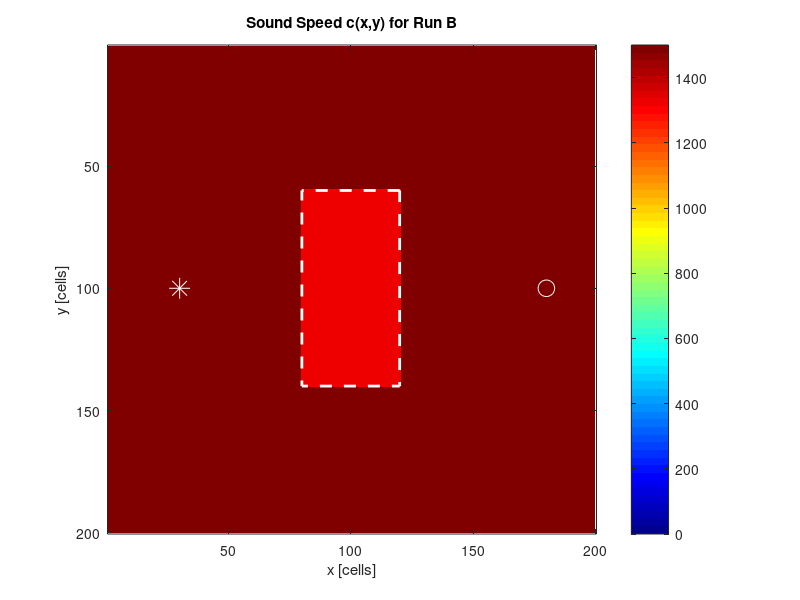
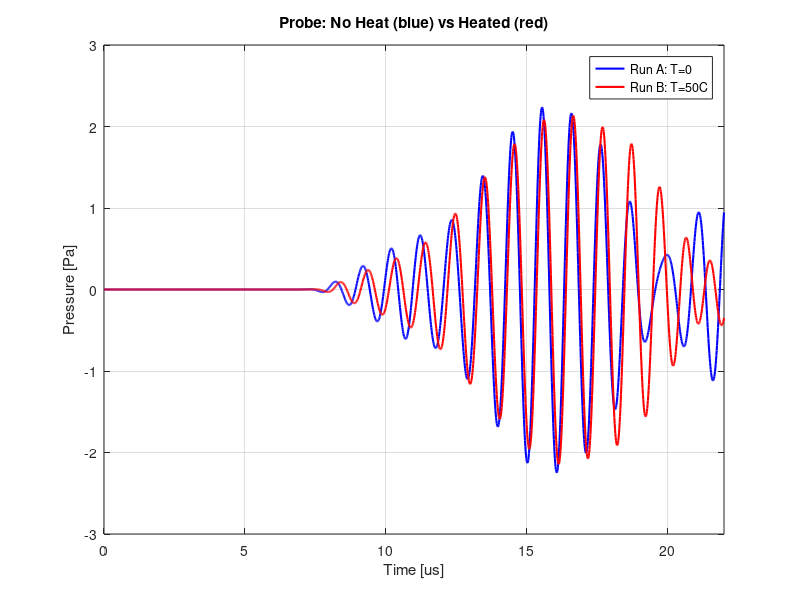
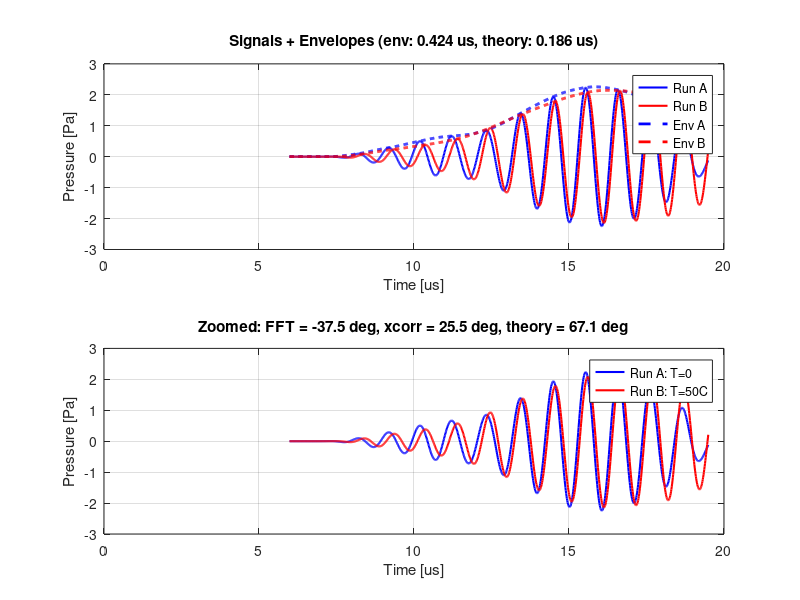
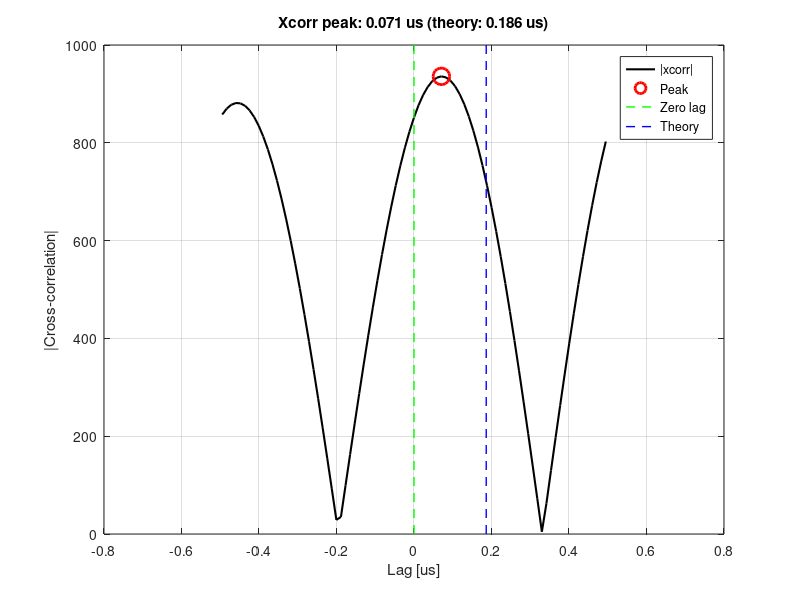

The MATLAB source for these figures, in order: (Note: this script raises an error after producing the figures.)
%% Step 2: Phase Delay from a Heated Strip
% Run A (T=0) vs Run B (T=50C in strip). Measure phase delay at probe.

clc; clear; close all;

% Parameters
DX = 5e-5; C0 = 1500.0; RHO0 = 998.0;
CFL = 0.5; DT = CFL * DX / (C0 * sqrt(2));
NX = 200; NY = 200;

SRC_X = 30; SRC_Y = 100;
FREQ = 1.0e6; BURST_CYCLES = 10;
BURST_DURATION = BURST_CYCLES / FREQ;
BURST_DELAY = 2.0e-6; SRC_AMP = 10.0;

PROBE_X = 180; PROBE_Y = 100;

STRIP_X1 = 80; STRIP_X2 = 120;
STRIP_Y1 = 60; STRIP_Y2 = 140;

ALPHA_C = 2.4e-3; T_STRIP = 50.0;

TRAVEL_TIME = (PROBE_X - SRC_X) * DX / C0;
NT = round((BURST_DELAY + BURST_DURATION + 2*TRAVEL_TIME) / DT);

fprintf('Grid: %d x %d, DX = %.2e, DT = %.2e\n', NX, NY, DX, DT);
fprintf('Timesteps: %d, Sim time: %.2f us\n', NT, NT*DT*1e6);
fprintf('Strip: x=%d-%d, y=%d-%d, T=%.1f C\n', STRIP_X1, STRIP_X2, STRIP_Y1, STRIP_Y2, T_STRIP);

% Thermal fields
c_field_A = C0 * ones(NX, NY);
T_field_B = zeros(NX, NY);
T_field_B(STRIP_X1:STRIP_X2, STRIP_Y1:STRIP_Y2) = T_STRIP;
c_field_B = C0 * ones(NX, NY);
c_field_B(STRIP_X1:STRIP_X2, STRIP_Y1:STRIP_Y2) = C0 * (1 - ALPHA_C * T_STRIP);

press_coef_A = RHO0 * (c_field_A.^2);
press_coef_B = RHO0 * (c_field_B.^2);

% Helpers
function val = burst_source(t, delay, duration, freq, amp)
    if t < delay || t > delay + duration, val = 0; return; end
    tau = (t - delay) / duration;
    envelope = 0.5 * (1 - cos(2*pi*tau));
    val = amp * envelope * sin(2*pi*freq*(t - delay));
end

function a = analytic_signal(x)
    N = length(x); X = fft(x);
    h = zeros(N, 1); h(1) = 1;
    if mod(N, 2) == 0, h(2:N/2) = 2; h(N/2 + 1) = 1;
    else, h(2:(N+1)/2) = 2; end
    a = ifft(X .* h);
end

function [xc, lags] = cross_correlate(x, y, maxlag)
    N = length(x); M = length(y);
    lags = -maxlag:maxlag; xc = zeros(length(lags), 1);
    for i = 1:length(lags)
        lag = lags(i);
        if lag < 0
            len = min(N + lag, M);
            if len > 0, xc(i) = sum(x(1:len) .* conj(y(1-lag:1-lag+len-1))); end
        else
            len = min(N - lag, M);
            if len > 0, xc(i) = sum(x(lag+1:lag+len) .* conj(y(1:len))); end
        end
    end
end

function phi = wrap_to_pi(phi)
    phi = mod(phi + pi, 2*pi) - pi;
end

function [probe_signal, p_final, vx_final, vy_final] = run_fdtd(press_coef, NT, NX, NY, DX, DT, RHO0, SRC_X, SRC_Y, PROBE_X, PROBE_Y, BURST_DELAY, BURST_DURATION, FREQ, SRC_AMP)
    p = zeros(NX, NY); vx = zeros(NX, NY); vy = zeros(NX, NY);
    probe_signal = zeros(NT, 1);
    for n = 1:NT
        t = (n-1) * DT;
        
        p_pad = zeros(NX+2, NY+2);
        p_pad(2:end-1, 2:end-1) = p;
        p_pad(1, :) = p_pad(2, :); p_pad(end, :) = p_pad(end-1, :);
        p_pad(:, 1) = p_pad(:, 2); p_pad(:, end) = p_pad(:, end-1);
        
        dP_dx = (p_pad(3:end, 2:end-1) - p_pad(1:end-2, 2:end-1)) / (2*DX);
        dP_dy = (p_pad(2:end-1, 3:end) - p_pad(2:end-1, 1:end-2)) / (2*DX);
        vx = vx - (DT/RHO0) * dP_dx;
        vy = vy - (DT/RHO0) * dP_dy;
        vx(1, :) = 0; vx(end, :) = 0; vy(:, 1) = 0; vy(:, end) = 0;
        
        vx_pad = zeros(NX+2, NY+2); vy_pad = zeros(NX+2, NY+2);
        vx_pad(2:end-1, 2:end-1) = vx; vy_pad(2:end-1, 2:end-1) = vy;
        vx_pad(1, :) = -vx_pad(2, :); vx_pad(end, :) = -vx_pad(end-1, :);
        vx_pad(:, 1) = vx_pad(:, 2); vx_pad(:, end) = vx_pad(:, end-1);
        vy_pad(:, 1) = -vy_pad(:, 2); vy_pad(:, end) = -vy_pad(:, end-1);
        vy_pad(1, :) = vy_pad(2, :); vy_pad(end, :) = vy_pad(end-1, :);
        
        div_v = (vx_pad(3:end, 2:end-1) - vx_pad(1:end-2, 2:end-1)) / (2*DX) ...
              + (vy_pad(2:end-1, 3:end) - vy_pad(2:end-1, 1:end-2)) / (2*DX);
        p = p - DT * press_coef .* div_v;
        
        source_val = burst_source(t, BURST_DELAY, BURST_DURATION, FREQ, SRC_AMP);
        for di = -1:1
            for dj = -1:1
                ix = SRC_X + di; iy = SRC_Y + dj;
                if ix >= 1 && ix <= NX && iy >= 1 && iy <= NY
                    weight = 1.0 / (1.0 + abs(di) + abs(dj));
                    p(ix, iy) = p(ix, iy) + weight * source_val;
                end
            end
        end
        
        probe_signal(n) = p(PROBE_X, PROBE_Y);
    end
    p_final = p; vx_final = vx; vy_final = vy;
end

% Run both simulations
fprintf('\n--- Running A (no heating) ---\n');
[probe_A, p_A, vx_A, vy_A] = run_fdtd(press_coef_A, NT, NX, NY, DX, DT, RHO0, SRC_X, SRC_Y, PROBE_X, PROBE_Y, BURST_DELAY, BURST_DURATION, FREQ, SRC_AMP);
fprintf('--- Running B (heated strip) ---\n');
[probe_B, p_B, vx_B, vy_B] = run_fdtd(press_coef_B, NT, NX, NY, DX, DT, RHO0, SRC_X, SRC_Y, PROBE_X, PROBE_Y, BURST_DELAY, BURST_DURATION, FREQ, SRC_AMP);

% Phase delay analysis
t_us = (0:NT-1) * DT * 1e6;
window_start = max(1, round(BURST_DELAY / DT));
window_end = min(NT, round((BURST_DELAY + BURST_DURATION + 2*TRAVEL_TIME) / DT));
sig_A = probe_A(window_start:window_end);
sig_B = probe_B(window_start:window_end);

L_strip = (STRIP_X2 - STRIP_X1 + 1) * DX;
c_hot = C0 * (1 - ALPHA_C * T_STRIP); c_cold = C0;
dt_theory = L_strip * (1/c_hot - 1/c_cold);
phase_theory = 360 * FREQ * dt_theory;

% Method 1: Envelope peak
env_A = abs(analytic_signal(sig_A)); env_B = abs(analytic_signal(sig_B));
[~, peak_A] = max(env_A); [~, peak_B] = max(env_B);
dt_env = (peak_B - peak_A) * DT; phase_env = 360 * FREQ * dt_env;

% Method 2: Restricted cross-correlation
max_lag_us = 0.5e-6; max_lag_samples = round(max_lag_us / DT);
[xc, lags] = cross_correlate(sig_B, sig_A, max_lag_samples);
[~, max_idx] = max(abs(xc));
dt_xcorr = lags(max_idx) * DT; phase_xcorr = 360 * FREQ * dt_xcorr;

% Method 3: FFT phase
Nfft = 2^nextpow2(length(sig_A) * 4);
fft_A = fft(sig_A, Nfft); fft_B = fft(sig_B, Nfft);
freq_ax = (0:Nfft-1) / (Nfft * DT);
[~, f_idx] = min(abs(freq_ax - FREQ));
phase_diff = wrap_to_pi(angle(fft_B(f_idx)) - angle(fft_A(f_idx)));
dt_fft = phase_diff / (2*pi*FREQ); phase_fft = phase_diff * 180/pi;

fprintf('\n========== PHASE DELAY RESULTS ==========\n');
fprintf('Strip: %.3f mm, c_hot = %.1f, c_cold = %.1f\n', L_strip*1e3, c_hot, c_cold);
fprintf('Theory:  dt = %.4f us, phase = %.2f deg\n', dt_theory*1e6, phase_theory);
fprintf('Envelope: dt = %.4f us, phase = %.2f deg\n', dt_env*1e6, phase_env);
fprintf('Xcorr:   dt = %.4f us, phase = %.2f deg\n', dt_xcorr*1e6, phase_xcorr);
fprintf('FFT:     dt = %.4f us, phase = %.2f deg\n', dt_fft*1e6, phase_fft);
fprintf('=========================================\n');

% Plots
figure('Name', 'Sound Speed', 'Position', [100 100 600 400]);
imagesc(c_field_B'); axis image; colormap(gca, jet); colorbar;
title('Sound Speed c(x,y) for Run B'); xlabel('x [cells]'); ylabel('y [cells]');
hold on; plot(SRC_X, SRC_Y, 'w*', 'MarkerSize', 15); plot(PROBE_X, PROBE_Y, 'wo', 'MarkerSize', 12);
rectangle('Position', [STRIP_X1, STRIP_Y1, STRIP_X2-STRIP_X1, STRIP_Y2-STRIP_Y1], 'EdgeColor', 'w', 'LineWidth', 2, 'LineStyle', '--');
hold off;

figure('Name', 'Probe Traces', 'Position', [100 100 900 400]);
plot(t_us, probe_A, 'b-', 'LineWidth', 1.5); hold on;
plot(t_us, probe_B, 'r-', 'LineWidth', 1.5);
xlabel('Time [us]'); ylabel('Pressure [Pa]'); title('Probe: No Heat (blue) vs Heated (red)');
legend('Run A: T=0', 'Run B: T=50C', 'Location', 'best'); grid on; xlim([0, t_us(end)]);

zoom_start = max(1, round((BURST_DELAY + 0.8*TRAVEL_TIME) / DT));
zoom_end = min(NT, round((BURST_DELAY + BURST_DURATION + 1.5*TRAVEL_TIME) / DT));
t_zoom = t_us(zoom_start:zoom_end);

figure('Name', 'Zoomed', 'Position', [100 100 900 500]);
subplot(2, 1, 1);
plot(t_zoom, probe_A(zoom_start:zoom_end), 'b-', 'LineWidth', 1.5); hold on;
plot(t_zoom, probe_B(zoom_start:zoom_end), 'r-', 'LineWidth', 1.5);
plot(t_zoom, env_A(zoom_start-window_start+1:zoom_end-window_start+1), 'b--', 'LineWidth', 2);
plot(t_zoom, env_B(zoom_start-window_start+1:zoom_end-window_start+1), 'r--', 'LineWidth', 2);
xlabel('Time [us]'); ylabel('Pressure [Pa]');
title(sprintf('Signals + Envelopes (env: %.3f us, theory: %.3f us)', dt_env*1e6, dt_theory*1e6));
legend('Run A', 'Run B', 'Env A', 'Env B', 'Location', 'best'); grid on;

subplot(2, 1, 2);
plot(t_zoom, probe_A(zoom_start:zoom_end), 'b-', 'LineWidth', 1.5); hold on;
plot(t_zoom, probe_B(zoom_start:zoom_end), 'r-', 'LineWidth', 1.5);
xlabel('Time [us]'); ylabel('Pressure [Pa]');
title(sprintf('Zoomed: FFT = %.1f deg, xcorr = %.1f deg, theory = %.1f deg', phase_fft, phase_xcorr, phase_theory));
legend('Run A: T=0', 'Run B: T=50C', 'Location', 'best'); grid on;

figure('Name', 'Xcorr Diagnostic', 'Position', [100 100 800 300]);
lags_us = lags * DT * 1e6;
plot(lags_us, abs(xc), 'k-', 'LineWidth', 1.5); hold on;
plot(lags_us(max_idx), abs(xc(max_idx)), 'ro', 'MarkerSize', 12, 'LineWidth', 2);
plot([0 0], ylim, 'g--', 'LineWidth', 1); plot(dt_theory*1e6 * [1 1], ylim, 'b--', 'LineWidth', 1);
xlabel('Lag [us]'); ylabel('|Cross-correlation|');
title(sprintf('Xcorr peak: %.3f us (theory: %.3f us)', dt_xcorr*1e6, dt_theory*1e6));
legend('|xcorr|', 'Peak', 'Zero lag', 'Theory', 'Location', 'best'); grid on;

figure('Name', 'Final Fields', 'Position', [100 100 1200 400]);
subplot(1, 2, 1); imagesc(p_A'); axis image; colormap(gca, jet); colorbar;
title('Run A: No Heating'); xlabel('x'); ylabel('y');
hold on; plot(SRC_X, SRC_Y, 'w*', 'MarkerSize', 12); plot(PROBE_X, PROBE_Y, 'wo', 'MarkerSize', 10);
rectangle('Position', [STRIP_X1, STRIP_Y1, STRIP_X2-STRIP_X1, STRIP_Y2-STRIP_Y1], 'EdgeColor', 'w', 'LineWidth', 1.5, 'LineStyle', '--');
hold off; caxis([-1 1] * SRC_AMP);

subplot(1, 2, 2); imagesc(p_B'); axis image; colormap(gca, jet); colorbar;
title('Run B: Heated Strip'); xlabel('x'); ylabel('y');
hold on; plot(SRC_X, SRC_Y, 'w*', 'MarkerSize', 12); plot(PROBE_X, PROBE_Y, 'wo', 'MarkerSize', 10);
rectangle('Position', [STRIP_X1, STRIP_Y1, STRIP_X2-STRIP_X1, STRIP_Y2-STRIP_Y1], 'EdgeColor', 'w', 'LineWidth', 1.5, 'LineStyle', '--');
hold off; caxis([-1 1] * SRC_AMP);
sgtitle('Pressure Fields at Final Timestep');
